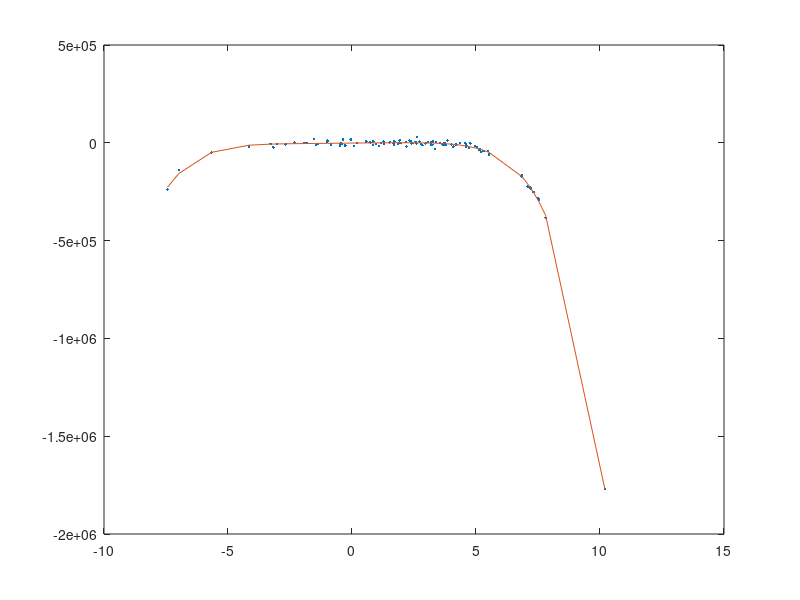

Here is the MATLAB script that generated this plot:
clear;clc;

n=100;
%a=rand*10-5;
%b=rand*10-5;
c=10000;
x=randn(1,n)*3+2;
%y=a*x+b+randn(1,n)*c;
%plot(x,y,'.');
%ea=sum((x-mean(x)).*(y-mean(y)))/sum((x-mean(x)).^2);
%eb=(mean(y)-ea*mean(x));
%plot(x,y,'.',x,ea*x+eb);
%mse=mean((y-ea*x-eb).^2);
%rmse=mse^.5;

x=sort(x);
M=6;
a=rand(1,M+1)*10-5;
y=sum(x'.^(0:M).*a,2)';
y=y+randn(1,n)*c;
plot(x,y,'.');
m=6;
G=zeros(m+1);
rho=zeros(m+1,1);
for i=0:m
    for j=0:m
        G(i+1,j+1)=sum(x.^(i+j));
    end
    rho(i+1)=sum(y.*x.^i);%w=polyfit(x,y,m) robi to samo, logfit też ale logarytmicznie
end
w=(G^-1*rho)';
ey=sum(x'.^(0:m).*w,2)';
plot(x,y,'.',x,ey);
rmse=mean((y-ey).^2)^.5;